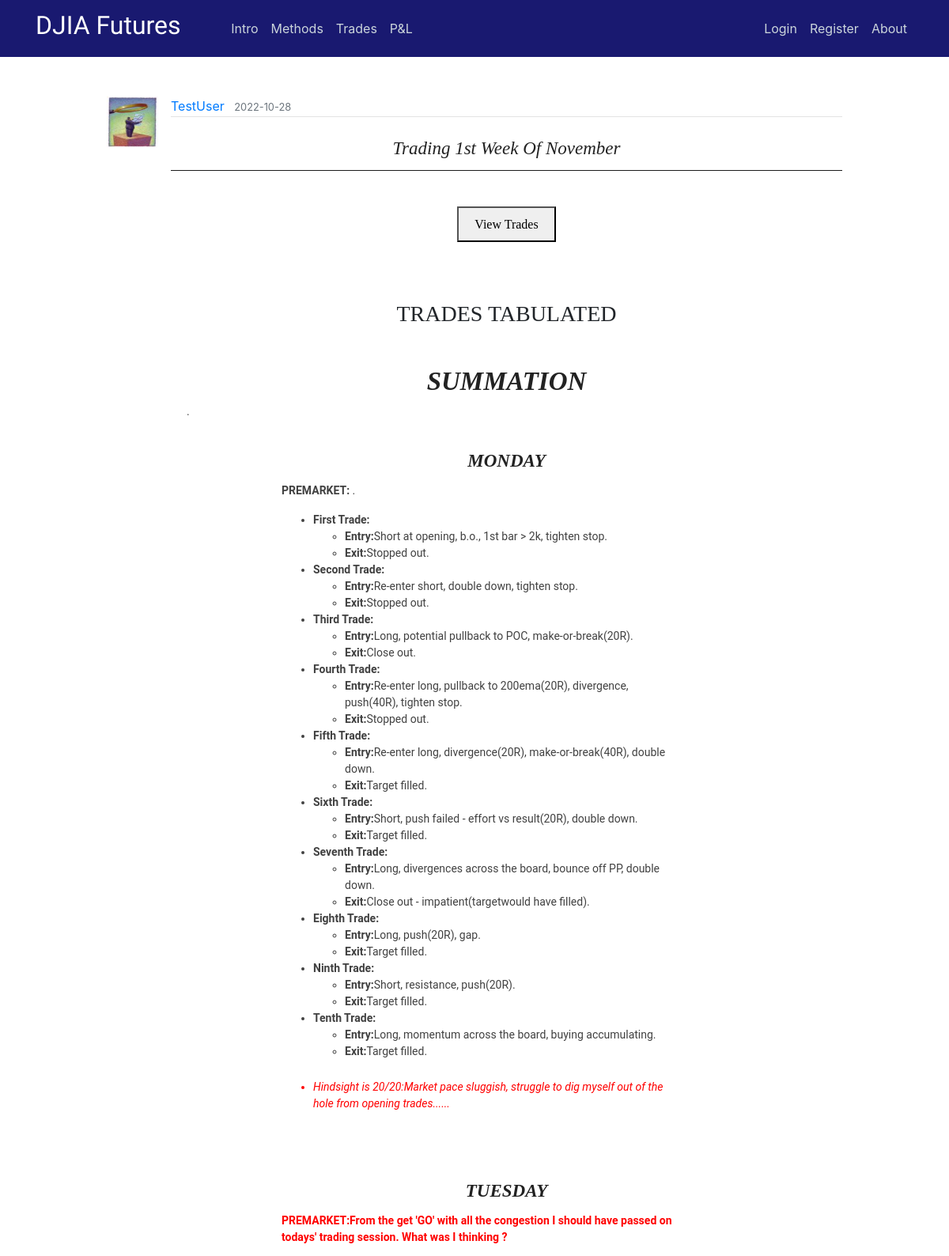
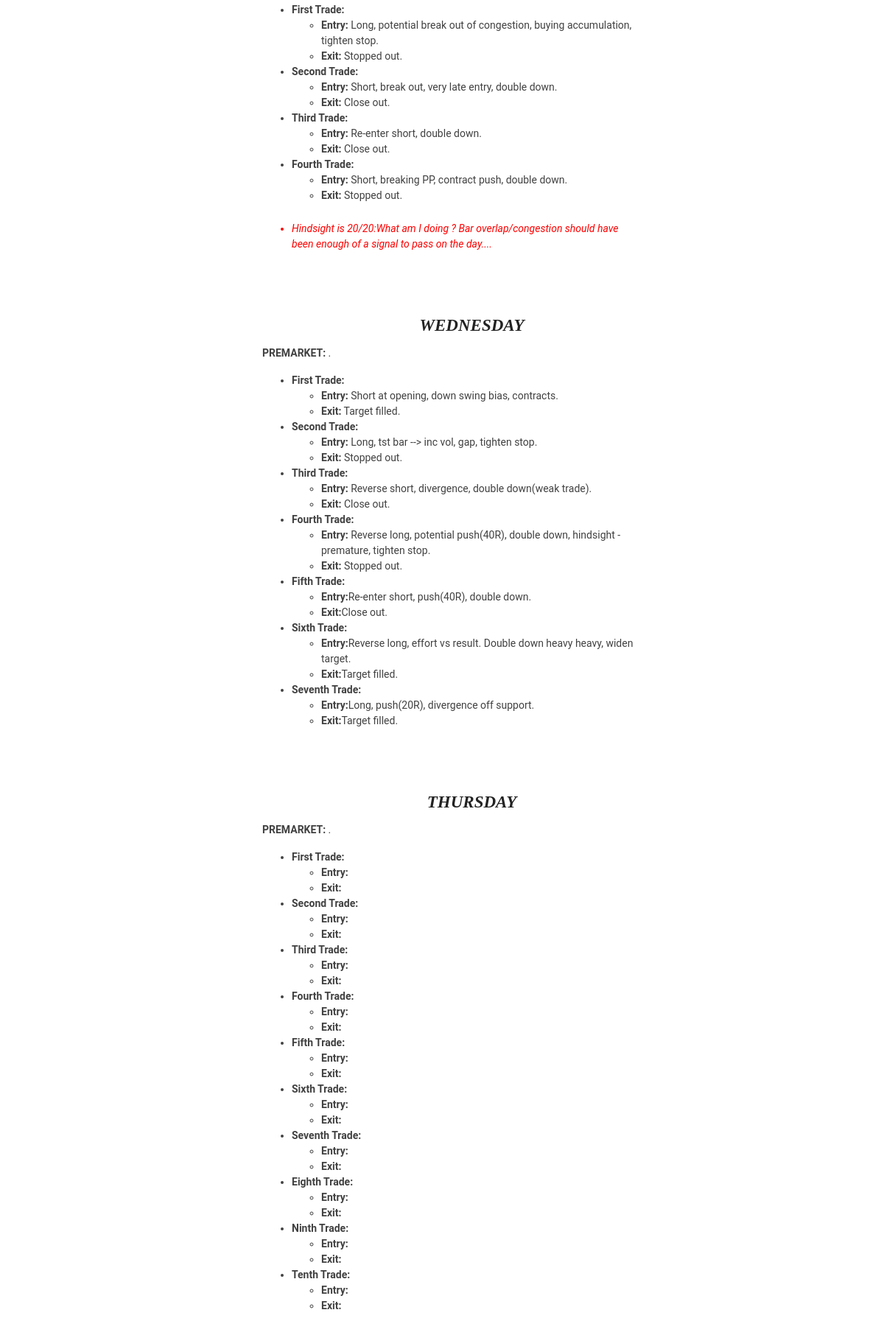
Screenshot of /post/183 (upper part) with the database file from the repository (2 pictures, top to bottom).
### flaskblog/models.py (models this page shows, shortened)
class User(db.Model, UserMixin):
    id = db.Column(db.Integer, primary_key=True)
    username = db.Column(db.String(20), unique=True, nullable=False)
    email = db.Column(db.String(120), unique=True, nullable=False)
    image_file = db.Column(db.String(20), nullable=False, default='default.jpg')
    password = db.Column(db.String(60), nullable=False)
    posts = db.relationship('Post', backref='author', lazy=True)

class Post(db.Model):
    id = db.Column(db.Integer, primary_key=True)
    title = db.Column(db.String(100), nullable=False)
    date_posted = db.Column(db.DateTime, nullable=False, default=datetime.utcnow)
    content = db.Column(db.Text, nullable=False)
    user_id = db.Column(db.Integer, db.ForeignKey('user.id'), nullable=False)
    teaser_title = db.Column(db.Text, nullable=True)
    teaser_details = db.Column(db.Text, nullable=True)
    teaser_caption = db.Column(db.Text, nullable=True)
    teaser_img = db.Column(db.Text, nullable=True)
    teaser_content = db.Column(db.Text, nullable=True)
    teaser_wkid = db.Column(db.Text, nullable=True)

### flaskblog/posts/routes.py (the view)
@posts.route("/post/<int:post_id>")
def post(post_id):
    post = Post.query.get_or_404(post_id)
    if len(post.teaser_wkid) != 0:
        weekly = post.teaser_wkid
    else:
        weekly = ""
    return render_template('post.html', weekly=weekly, title=post.title, post=post)

### flaskblog/templates/post.html (shortened to what this page needs)
{% extends "layout.html" %}
{% block content %}
  <article class="media content-section" style="border:none;">
    <img class="article-img" src="{{ url_for('static', filename='profile_pics/' + post.author.image_file) }}">
    <div class="media-body">
      <div class="article-metadata">
        <a class="mr-2" href="{{ url_for('users.user_posts', username=post.author.username) }}">{{ post.author.username }}</a>
        <small class="text-muted">{{ post.date_posted.strftime('%Y-%m-%d') }}</small>
      </div>
      <center><br><h3 class="hero-header">{{ post.title }}</h3><hr><br></center>
      {% if weekly |length %}
      <center><button onclick="myDetach()">View Trades</button></center>
      <br>
      <br>
      {% endif %}
      <br><H6>TRADES TABULATED</H6><br>
      {{ post.content|safe }}
  </article>
{% endblock content %}

### flaskblog/static/main.css (style rules this page uses)
body { margin-top: 5rem; }
.adjust-doc-border-intro { padding-right: 20px; padding-left: 20px; padding-top: 20px; padding-bottom: 20px; }
.doc-clear { clear: both; display: block; }
hr { margin-top: 1rem; margin-bottom: 1rem; border: 0; border-top: 1px solid rgba(0, 0, 0, 0.89); }
p.teaser-content { color: #414141; font-size: 14px; font-family: 'Roboto', Arial, 'Helvetica Neue', Helvetica, sans-serif; line-height: 1.5; }
.content-section { background: #ffffff; padding: 10px 20px; border: 1px solid #000000; border-radius: 9px; margin-bottom: 20px; }
.article-img { height: 65px; width: 65px; margin-right: 16px; }
.article-metadata { padding-bottom: 1px; margin-bottom: 4px; border-bottom: 1px solid #e3e3e3 }

### flaskblog/static/study.css (style rules this page uses)
h1.hero-header { color: #222; text-transform: capitalize; font-weight: 400; font-style: italic; font-size: 28px; font-family: Baskerville, 'Baskerville Old Face', 'Hoefler Text', Garamond, 'Times New Roman', serif; }
h3.hero-header { color: #222; text-transform: capitalize; font-weight: 400; font-style: italic; font-size: 28px; font-family: Baskerville, 'Baskerville Old Face', 'Hoefler Text', Garamond, 'Times New Roman', serif; }
h3 { font-weight: 700; line-height: 1; }
h6 { text-align: center; font-weight: 400; font-size: 24px; font-family: Baskerville, 'Baskerville Old Face', 'Hoefler Text', Garamond, 'Times New Roman', serif; line-height: 1; }
li.list { color: #414141; font-size: 14px; font-family: 'Roboto', Arial, 'Helvetica Neue', Helvetica, sans-serif; line-height: 1.5; }
button { margin-top: 5px; margin-bottom: 5px; padding: 8px 20px 7px; font-family: Cambria, Georgia, serif; line-height: 1.6; }
@media screen and (min-width: 25rem) { h1.hero-header { font-size: 33px; } }
@media screen and (min-width: 25rem) { h3.hero-header { font-size: 23px; } }
@media screen and (min-width: 36rem) { h6 { font-size: 26px; } }
@media screen and (min-width: 48rem) { h6 { font-size: 28px; } }

### flaskblog/static/modal.css (style rules this page uses)
img { margin-bottom: -4px; }

### rows the page displays
User: image_file (picture), author.username "TestUser"
Post: date_posted "2022-10-28", title "Trading 1st Week Of November", content "SUMMATION . MONDAY PREMARKET: . First Trade: Entry: Short at opening, b.o., 1st bar > 2k, tighten stop. Exit: Stopped out. Second Trade: Entry: Re-enter short, double down, tighten stop. Exit: Stopped out. Third Trade: Entry: Long, potential pullback to POC, make-or-break(20R). Exit: Close out. Fourth Trade: Entry: Re-enter long, pullback to 200ema(20R), divergence, push(40R), tighten stop. Exit: Stopped out. Fifth Trade: Entry: Re-enter long, divergence(20R), make-or-break(40R), double down. Exit: Target filled. Sixth Trade: Entry: Short, push failed - effort vs result(20R), double down. Exit: Target filled. Seventh Trade: Entry: Long, divergences across the board, bounce off PP, double…"
